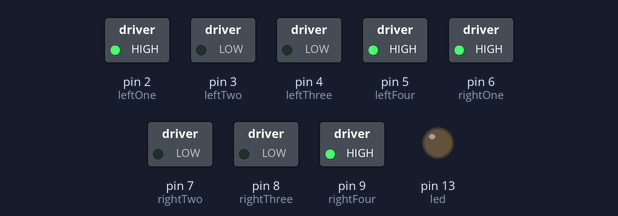
Recording of a sketch running on a simulated Arduino Uno, built with avr-gcc and run on an emulated ATmega328P. Shown: switched loads named in the sketch (green lamp = pin HIGH), output pins drawn as LEDs (lit = HIGH).

Above: at 0.5 s.
At 1.5 s:
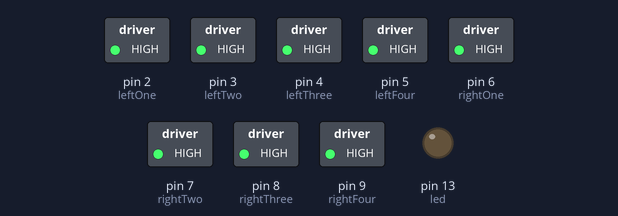
Timing chart, 0 to 3.0 s (numbered marks = the images above):
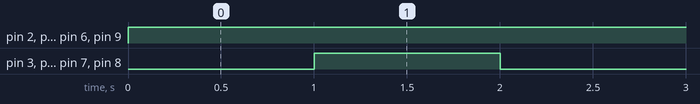

The sketch:

MotorOne.ino
```cpp
/* MotorOne, as in, the first of the motor functions

right now it drives forward and backward

By Miss Theresa Barton
*/

int led = 13; // for debugging
int leftTwo = 3;// one motor on one wheel
int leftOne = 2; // ditto
int leftThree = 4;
int leftFour = 5;
int rightOne = 6;
int rightTwo = 7;
int rightThree = 8;
int rightFour = 9;


void setup(){
  pinMode(led,OUTPUT);
  pinMode(leftFour, OUTPUT);
  pinMode(leftThree, OUTPUT);
  pinMode(leftOne, OUTPUT);
  pinMode(leftTwo, OUTPUT);
  pinMode(rightFour, OUTPUT);
  pinMode(rightThree, OUTPUT);
  pinMode(rightOne, OUTPUT);
  pinMode(rightTwo, OUTPUT);
}

void loop(){
//  digitalWrite(led,HIGH);
//  delay(1000);
//  digitalWrite(led,LOW);
//  delay(1000);
forwards();
delay(1000);
halt();
delay(1000);

}

void backwards(){
///*forwardL*/
  digitalWrite(leftOne,LOW);
  digitalWrite(leftTwo,HIGH);
  digitalWrite(leftThree,HIGH);
  digitalWrite(leftFour, LOW);
//
///*forward R*/
  digitalWrite(rightTwo, HIGH);
  digitalWrite(rightThree,HIGH);
  digitalWrite(rightFour, LOW);
  digitalWrite(rightOne, LOW);
  delay(1000);
}
void forwards(){
  /*welcome to the poorly wired left wheel*/
/*backwards L*/
  digitalWrite(leftOne, HIGH);
  digitalWrite(leftTwo, LOW);
  digitalWrite(leftThree,LOW);
  digitalWrite(leftFour, HIGH);

//  ///*backward R*/
    digitalWrite(rightTwo, LOW);
    digitalWrite(rightThree,LOW);
    digitalWrite(rightFour, HIGH);
    digitalWrite(rightOne, HIGH);

}
void halt(){
  /*welcome to the poorly wired left wheel*/
/*backwards L*/
  digitalWrite(leftOne, HIGH);
  digitalWrite(leftTwo, HIGH);
  digitalWrite(leftThree,HIGH);
  digitalWrite(leftFour, HIGH);

//  ///*backward R*/
    digitalWrite(rightTwo, HIGH);
    digitalWrite(rightThree,HIGH);
    digitalWrite(rightFour, HIGH);
    digitalWrite(rightOne, HIGH);
}
```

Measured:
- by itself, pin 2 (leftOne), pin 5 (leftFour), pin 6 (rightOne), pin 9 (rightFour): LOW → HIGH at 0.00 s
- by itself, pin 3 (leftTwo), pin 4 (leftThree), pin 7 (rightTwo), pin 8 (rightThree): alternates HIGH for 1.0 s and LOW for 1.0 s
